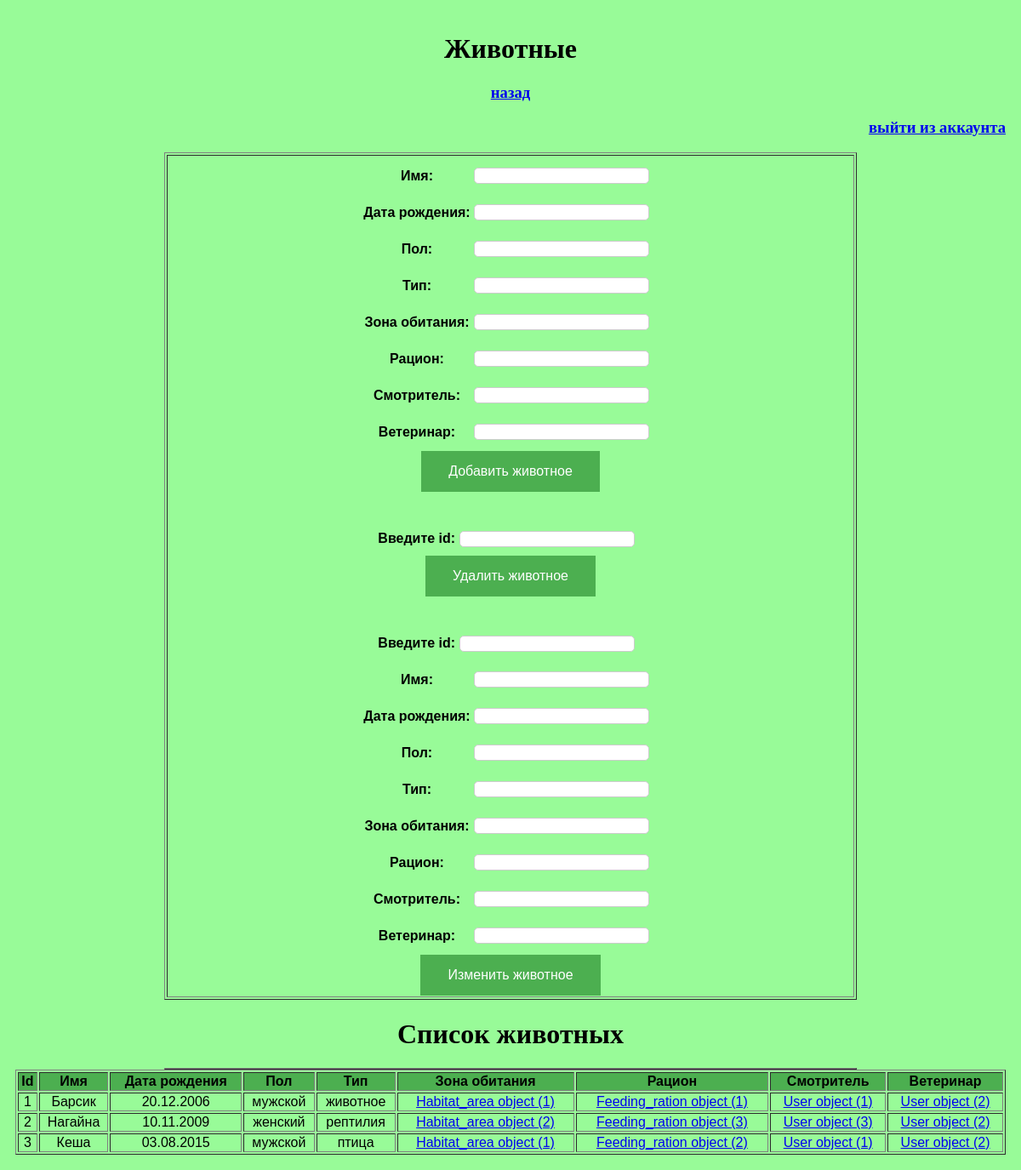
/animal/, run on the app's committed database.
### firstapp/models.py (models this page shows)
class Animal(models.Model):
    name = models.CharField(max_length=40)
    birthday = models.CharField(max_length=20)
    gender = models.CharField(max_length=20, null=True)
    type = models.CharField(max_length=40)
    area_id = models.ForeignKey('Habitat_area', on_delete=models.CASCADE,null=True)
    ration_id = models.ForeignKey('Feeding_ration', on_delete=models.CASCADE,null=True)
    caretaker_id = models.ForeignKey('User', on_delete=models.CASCADE,related_name='caretaker_id',null=True)
    veterenarian_id = models.ForeignKey('User', on_delete=models.CASCADE,related_name='veterenarian_id',null=True)
    objects = models.Manager()

class Habitat_area(models.Model):
    name = models.CharField(max_length=45)
    characteristic = models.CharField(max_length=500)
    objects = models.Manager()

class Feeding_ration(models.Model):
    name = models.CharField(max_length=45)
    type = models.CharField(max_length=45)
    objects = models.Manager()

class User(models.Model):
    name = models.CharField(max_length=45)
    phone = models.CharField(max_length=40)
    position = models.CharField(max_length=45)
    birthday = models.CharField(max_length=45)
    marital_status = models.CharField(max_length=90)
    objects = models.Manager()

### firstapp/views.py (the view)
# urls.py: path('animal/', views.index_animal, name='animal'),
def index_animal(request): #index_author
    form_add = AddAn()
    data = Animal.objects.all()
    return render(request, "firstapp/Template_Animal.html", {"form":form_add, "data_show":data})

### firstapp/forms.py
class AddAn(forms.Form):
    name = forms.CharField(label="Имя",widget=forms.TextInput(attrs={"class":"myfield"}))
    birthday = forms.CharField(label="Дата рождения",widget=forms.TextInput(attrs={"class":"myfield"}))
    gender = forms.CharField(label="Пол",widget=forms.TextInput(attrs={"class":"myfield"}))
    type = forms.CharField(label="Тип",widget=forms.TextInput(attrs={"class":"myfield"}))
    area_id = forms.IntegerField(label="Зона обитания", widget=forms.NumberInput(attrs={"class": "myfield"}))
    ration_id = forms.IntegerField(label="Рацион", widget=forms.NumberInput(attrs={"class": "myfield"}))
    caretaker_id = forms.IntegerField(label="Смотритель", widget=forms.NumberInput(attrs={"class": "myfield"}))
    veterenarian_id = forms.IntegerField(label="Ветеринар", widget=forms.NumberInput(attrs={"class": "myfield"}))

### templates/firstapp/Template_Animal.html (shortened to what this page needs)
<!DOCTYPE html>
<html>
<head>
</head>
<body class="container">
    <div id="header" >
        <h1 align="center">Животные<h1>
        <h3 align="center"><a href = "{% url 'home' %}">назад</a></h3>
        <h3 align="right"><a href="/admin/logout/">выйти из аккаунта</a></h3>
    </div>
<table border="1" width="70%" align="center">
    <tr>
        <th align="center" width="50%">
    <form method="POST" action="add/">
        <table>
            {{ form }}
        </table>
        <input class="button" type="submit" value="Добавить животное">
    </form>
    <br>
    <br>
    <form method="POST" action="del/">
        <label>Введите id: </label>
        <input class = 'myfield' type= "number" name="delname" ><br>
        <input class="button" type= "submit" value="Удалить животное">
    </form>
    <br>
    <br>
    <form method="POST" action="up/">
        <label>Введите id: </label>
        <input class = 'myfield' type= "number" name="upname"><br>
        <table>
            {{ form }}
        </table>
        <input class="button" type= "submit" value="Изменить животное">
    </form>
    </table>
    <th align="center" width="50%">
        <h1 align="center"> Список животных</h1>
    <table border="1" width="70%" align="center">
    <tr>
    <form method="POST" action="show/">
        <table border="1" width="100%">
            <tr align="center" bgcolor="#4CAF50">
                <th>Id</th>
                <th>Имя</th>
                <th>Дата рождения</th>
                <th>Пол</th>
                <th>Тип</th>
                <th>Зона обитания</th>
                <th>Рацион</th>
                <th>Смотритель</th>
                <th>Ветеринар</th>
            </tr>
        {% for i in data_show %}
            <tr align="center">
                <td>{{ i.id }}</td>
                <td>{{ i.name }}</td>
                <td>{{ i.birthday }}</td>
                <td>{{ i.gender}}</td>
                <td>{{ i.type}}</td>
                <td> <a href="{% url 'area' %}"> {{ i.area_id}}</td>
                <td> <a href="{% url 'ration' %}"> {{ i.ration_id}}</td>
                <td> <a href="{% url 'user' %}"> {{ i.caretaker_id}}</td>
                <td> <a href="{% url 'user' %}"> {{ i.veterenarian_id}}</td>
            </tr>
        {% endfor %}
        </table>
    </form>
        </th>
</body>
</html>

### templates/firstapp/Template_Animal.html (style rules this page uses)
.myfield { border:1px solid #ccc; border-radius:5px; height:15px; width:200px; margin: 10px 10px 10px 0; text-align: center; }
.button { background-color: #4CAF50; border: none; color: white; padding: 15px 32px; text-align: center; text-decoration: none; display: inline-block; font-size: 16px; }
body { background: #98FB98 ; padding: 10px; background-repeat: no-repeat; }
label { font-family: Helvetica; }
td { font-family: Arial; }
th { font-family: Arial; }

### data on the page
Animal: id "1", name "Барсик", birthday "20.12.2006", gender "мужской", type "животное", area_id "Habitat_area object (1)", ration_id "Feeding_ration object (1)", caretaker_id "User object (1)", veterenarian_id "User object (2)"
Animal: id "2", name "Нагайна", birthday "10.11.2009", gender "женский", type "рептилия", area_id "Habitat_area object (2)", ration_id "Feeding_ration object (3)", caretaker_id "User object (3)", veterenarian_id "User object (2)"
Animal: id "3", name "Кеша", birthday "03.08.2015", gender "мужской", type "птица", area_id "Habitat_area object (1)", ration_id "Feeding_ration object (2)", caretaker_id "User object (1)", veterenarian_id "User object (2)"
